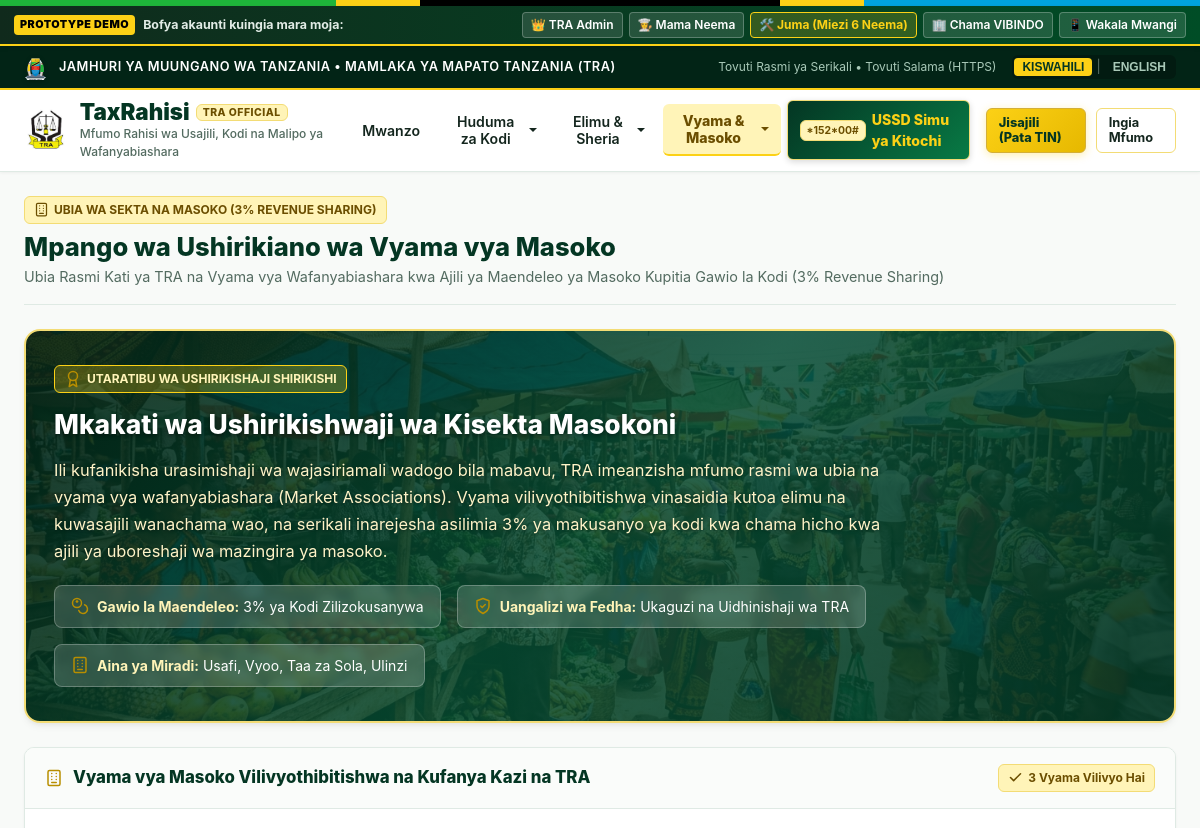
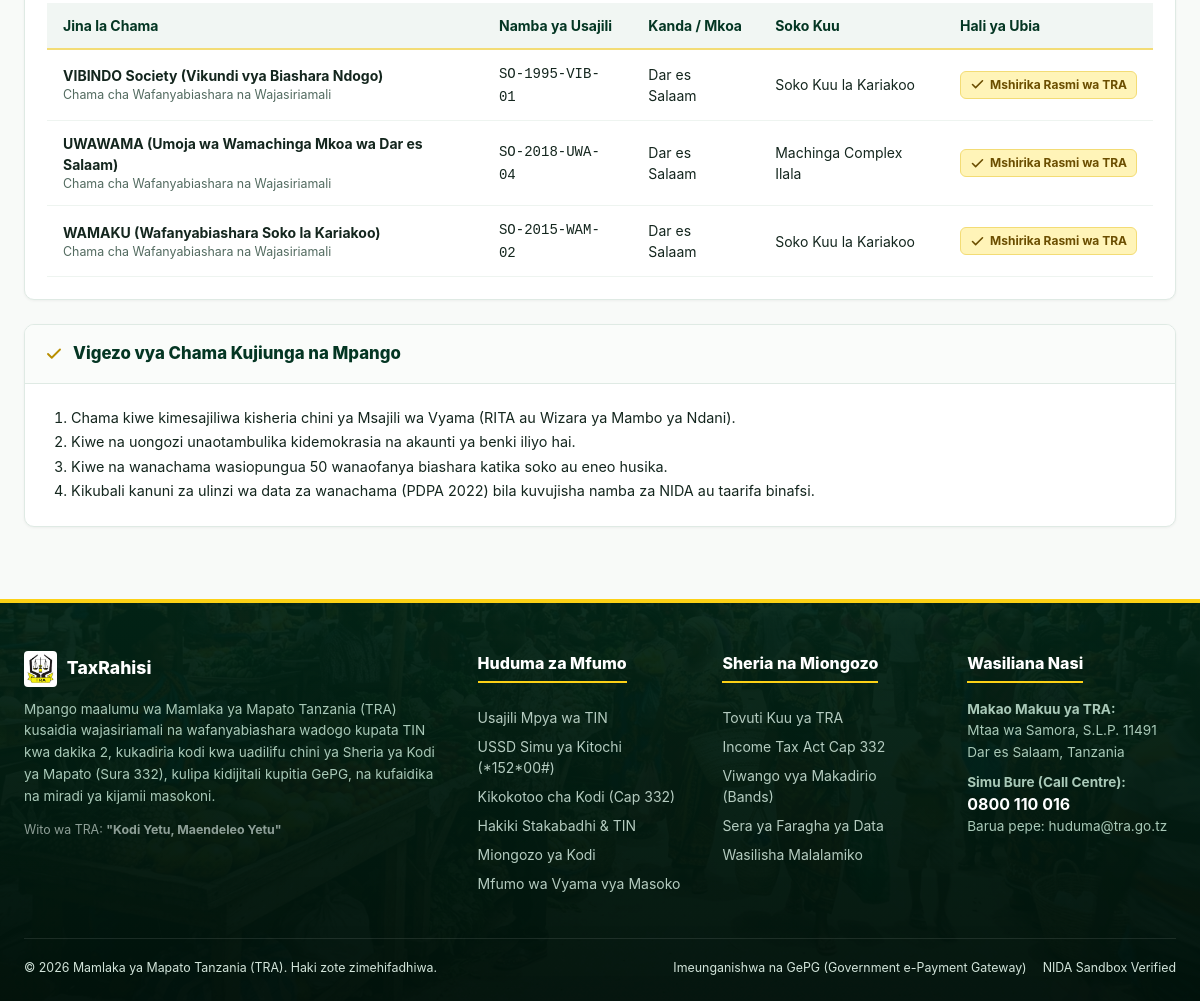
The page /associations on the database its author committed (2 pictures, top to bottom).
### database.py (models this page shows)
class Association(Base):
    __tablename__ = "associations"
    id = Column(Integer, primary_key=True)
    name = Column(String(150), unique=True, nullable=False)
    code = Column(String(30), unique=True, nullable=False) # e.g. VIBINDO, UWAWAMA
    registration_number = Column(String(80), unique=True, nullable=False)
    association_type = Column(String(80), default="Informal Sector Trade Union")
    region_id = Column(Integer, ForeignKey("regions.id"), nullable=False)
    district_id = Column(Integer, ForeignKey("districts.id"), nullable=False)
    market_id = Column(Integer, ForeignKey("markets.id"), nullable=True)
    contact_person = Column(String(120), nullable=False)
    phone_number = Column(String(30), nullable=False)
    email = Column(String(120), nullable=True)
    bank_name = Column(String(100), nullable=True)
    bank_account_number = Column(String(60), nullable=True)
    status = Column(String(30), default="Pending Verification") # Pending Verification, Approved, Active, Suspended, Rejected
    revenue_share_pct = Column(Float, default=3.0)
    created_at = Column(DateTime, default=datetime.datetime.utcnow)
    region = relationship("Region")
    district = relationship("District")
    market = relationship("Market")
    members = relationship("AssociationMember", back_populates="association")
    agents = relationship("AssociationAgent", back_populates="association")

class Region(Base):
    __tablename__ = "regions"
    id = Column(Integer, primary_key=True)
    name = Column(String(80), unique=True, nullable=False)
    code = Column(String(10), unique=True, nullable=False) # e.g. DSM, MZA, ARS
    created_at = Column(DateTime, default=datetime.datetime.utcnow)

class Market(Base):
    __tablename__ = "markets"
    id = Column(Integer, primary_key=True)
    name = Column(String(120), nullable=False)
    region_id = Column(Integer, ForeignKey("regions.id"), nullable=False)
    district_id = Column(Integer, ForeignKey("districts.id"), nullable=False)
    market_type = Column(String(50), default="Formal Market") # Street, Formal Market, Crafts Centre, Bodaboda Stand
    estimated_traders = Column(Integer, default=500)
    created_at = Column(DateTime, default=datetime.datetime.utcnow)
    region = relationship("Region")
    district = relationship("District")

### routes/public.py (the view)
@public_bp.route('/associations-programme', endpoint='associations_programme')
@public_bp.route('/associations', endpoint='associations')
def associations_programme():
    db = SessionLocal()
    try:
        associations = db.query(Association).filter(Association.status.in_(["Approved", "Active"])).all()
        return render_template('public/associations.html', associations=associations)
    finally:
        db.close()

### templates/public/associations.html (shortened to what this page needs)
{% extends "base.html" %}
{% from "macros/icons.html" import icon %}
{% block content %}
<div class="page-header">
    <div>
        <div class="badge badge-gold" style="margin-bottom:8px;">
            {{ icon('building', 'icon-sm') }} UBIA WA SEKTA NA MASOKO (3% REVENUE SHARING)
        </div>
        <h1 class="page-title">Mpango wa Ushirikiano wa Vyama vya Masoko</h1>
        <p class="page-subtitle">Ubia Rasmi Kati ya TRA na Vyama vya Wafanyabiashara kwa Ajili ya Maendeleo ya Masoko Kupitia Gawio la Kodi (3% Revenue Sharing)</p>
    </div>
</div>
<div class="card card-image-bg card-image-market">
    <div class="card-body" style="padding:34px 28px;">
        <div class="badge badge-gold" style="margin-bottom:12px; background:rgba(252, 209, 22, 0.25); border-color:var(--gold-accent); color:var(--gold-light);">
            {{ icon('award', 'icon-gold') }} UTARATIBU WA USHIRIKISHAJI SHIRIKISHI
        </div>
        <h2 style="font-size:1.65rem; font-weight:800; margin-bottom:12px;">Mkakati wa Ushirikishwaji wa Kisekta Masokoni</h2>
        <p style="font-size:1.025rem; line-height:1.65; max-width:850px; margin-bottom:20px;">
            Ili kufanikisha urasimishaji wa wajasiriamali wadogo bila mabavu, TRA imeanzisha mfumo rasmi wa ubia na vyama vya wafanyabiashara (Market Associations). Vyama vilivyothibitishwa vinasaidia kutoa elimu na kuwasajili wanachama wao, na serikali inarejesha asilimia 3% ya makusanyo ya kodi kwa chama hicho kwa ajili ya uboreshaji wa mazingira ya masoko.
        </p>
        <div style="display:flex; gap:16px; flex-wrap:wrap;">
            <div style="background:rgba(255,255,255,0.16); backdrop-filter:blur(4px); border:1px solid rgba(255,255,255,0.25); padding:10px 16px; border-radius:8px; font-size:0.875rem; display:flex; align-items:center; gap:8px;">
                {{ icon('coins', 'icon-gold') }}
                <span><strong style="color:var(--gold-light);">Gawio la Maendeleo:</strong> 3% ya Kodi Zilizokusanywa</span>
            </div>
            <div style="background:rgba(255,255,255,0.16); backdrop-filter:blur(4px); border:1px solid rgba(255,255,255,0.25); padding:10px 16px; border-radius:8px; font-size:0.875rem; display:flex; align-items:center; gap:8px;">
                {{ icon('shield', 'icon-gold') }}
                <span><strong style="color:var(--gold-light);">Uangalizi wa Fedha:</strong> Ukaguzi na Uidhinishaji wa TRA</span>
            </div>
            <div style="background:rgba(255,255,255,0.16); backdrop-filter:blur(4px); border:1px solid rgba(255,255,255,0.25); padding:10px 16px; border-radius:8px; font-size:0.875rem; display:flex; align-items:center; gap:8px;">
                {{ icon('building', 'icon-gold') }}
                <span><strong style="color:var(--gold-light);">Aina ya Miradi:</strong> Usafi, Vyoo, Taa za Sola, Ulinzi</span>
            </div>
        </div>
    </div>
</div>
<div class="card" style="margin-top:24px;">
    <div class="card-header">
        <h2 class="card-title">{{ icon('building', 'icon-gold') }} Vyama vya Masoko Vilivyothibitishwa na Kufanya Kazi na TRA</h2>
        <span class="badge badge-success">{{ icon('check', 'icon-sm') }} {{ associations|length }} Vyama Vilivyo Hai</span>
    </div>
    <div class="card-body">
        <div class="table-responsive">
            <table class="table">
                <thead>
                    <tr>
                        <th>Jina la Chama</th>
                        <th>Namba ya Usajili</th>
                        <th>Kanda / Mkoa</th>
                        <th>Soko Kuu</th>
                        <th>Hali ya Ubia</th>
                    </tr>
                </thead>
                <tbody>
                    {% for assoc in associations %}
                    <tr>
                        <td>
                            <strong>{{ assoc.name }}</strong>
                            <div style="font-size:0.775rem; color:var(--text-muted);">{{ assoc.description or 'Chama cha Wafanyabiashara na Wajasiriamali' }}</div>
                        </td>
                        <td><code>{{ assoc.registration_number }}</code></td>
                        <td>{{ assoc.region.name if assoc.region else 'Tanzania' }}</td>
                        <td>{{ assoc.market.name if assoc.market else 'Masoko Mbalimbali' }}</td>
                        <td>
                            <span class="badge badge-success">{{ icon('check', 'icon-sm') }} Mshirika Rasmi wa TRA</span>
                        </td>
                    </tr>
                    {% else %}
                    <tr>
                        <td colspan="5" style="text-align:center; color:var(--text-muted);">Hakuna vyama vilivyosajiliwa bado.</td>
                    </tr>
                    {% endfor %}
                </tbody>
            </table>
        </div>
    </div>
</div>
<div class="card">
    <div class="card-header">
        <h2 class="card-title">{{ icon('check', 'icon-gold') }} Vigezo vya Chama Kujiunga na Mpango</h2>
    </div>
    <div class="card-body" style="font-size:0.9rem; line-height:1.7; color:var(--text-main);">
        <ol style="margin-left:24px;">
            <li>Chama kiwe kimesajiliwa kisheria chini ya Msajili wa Vyama (RITA au Wizara ya Mambo ya Ndani).</li>
            <li>Kiwe na uongozi unaotambulika kidemokrasia na akaunti ya benki iliyo hai.</li>
            <li>Kiwe na wanachama wasiopungua 50 wanaofanya biashara katika soko au eneo husika.</li>
            <li>Kikubali kanuni za ulinzi wa data za wanachama (PDPA 2022) bila kuvujisha namba za NIDA au taarifa binafsi.</li>
        </ol>
    </div>
</div>
{% endblock %}

### templates/macros/icons.html (shortened to what this page needs)
{% macro icon(name, class="icon", size=18) %}
{% if name == 'users' %}
<svg class="{{ class }}" width="{{ size }}" height="{{ size }}" viewBox="0 0 24 24" fill="none" stroke="currentColor" stroke-width="2" stroke-linecap="round" stroke-linejoin="round">
  <path d="M17 21v-2a4 4 0 0 0-4-4H5a4 4 0 0 0-4 4v2"></path>
  <circle cx="9" cy="7" r="4"></circle>
  <path d="M23 21v-2a4 4 0 0 0-3-3.87"></path>
  <path d="M16 3.13a4 4 0 0 1 0 7.75"></path>
</svg>
{% elif name == 'user' %}
<svg class="{{ class }}" width="{{ size }}" height="{{ size }}" viewBox="0 0 24 24" fill="none" stroke="currentColor" stroke-width="2" stroke-linecap="round" stroke-linejoin="round">
  <path d="M20 21v-2a4 4 0 0 0-4-4H8a4 4 0 0 0-4 4v2"></path>
  <circle cx="12" cy="7" r="4"></circle>
</svg>
{% elif name == 'chart' %}
<svg class="{{ class }}" width="{{ size }}" height="{{ size }}" viewBox="0 0 24 24" fill="none" stroke="currentColor" stroke-width="2" stroke-linecap="round" stroke-linejoin="round">
  <line x1="18" y1="20" x2="18" y2="10"></line>
  <line x1="12" y1="20" x2="12" y2="4"></line>
  <line x1="6" y1="20" x2="6" y2="14"></line>
</svg>
{% elif name == 'coins' %}
<svg class="{{ class }}" width="{{ size }}" height="{{ size }}" viewBox="0 0 24 24" fill="none" stroke="currentColor" stroke-width="2" stroke-linecap="round" stroke-linejoin="round">
  <circle cx="8" cy="8" r="6"></circle>
  <path d="M18.09 10.37A6 6 0 1 1 10.34 18"></path>
  <path d="M7 6h2"></path>
  <path d="M8 5v2"></path>
</svg>
{% elif name == 'scale' %}
<svg class="{{ class }}" width="{{ size }}" height="{{ size }}" viewBox="0 0 24 24" fill="none" stroke="currentColor" stroke-width="2" stroke-linecap="round" stroke-linejoin="round">
  <path d="m16 16 3-8 3 8c-.87.65-1.92 1-3 1s-2.13-.35-3-1Z"></path>
  <path d="m2 16 3-8 3 8c-.87.65-1.92 1-3 1s-2.13-.35-3-1Z"></path>
  <path d="M7 21h10"></path>
  <path d="M12 3v18"></path>
  <path d="M3 7h2c2 0 5-1 7-2 2 1 5 2 7 2h2"></path>
</svg>
{% elif name == 'shield' %}
<svg class="{{ class }}" width="{{ size }}" height="{{ size }}" viewBox="0 0 24 24" fill="none" stroke="currentColor" stroke-width="2" stroke-linecap="round" stroke-linejoin="round">
  <path d="M12 22s8-4 8-10V5l-8-3-8 3v7c0 6 8 10 8 10z"></path>
  <path d="m9 12 2 2 4-4"></path>
</svg>
{% elif name == 'card' %}
<svg class="{{ class }}" width="{{ size }}" height="{{ size }}" viewBox="0 0 24 24" fill="none" stroke="currentColor" stroke-width="2" stroke-linecap="round" stroke-linejoin="round">
  <rect x="2" y="5" width="20" height="14" rx="2"></rect>
  <line x1="2" y1="10" x2="22" y2="10"></line>
</svg>
{% elif name == 'phone' %}
<svg class="{{ class }}" width="{{ size }}" height="{{ size }}" viewBox="0 0 24 24" fill="none" stroke="currentColor" stroke-width="2" stroke-linecap="round" stroke-linejoin="round">
  <rect x="5" y="2" width="14" height="20" rx="2" ry="2"></rect>
  <line x1="12" y1="18" x2="12.01" y2="18"></line>
</svg>
{% elif name == 'award' %}
<svg class="{{ class }}" width="{{ size }}" height="{{ size }}" viewBox="0 0 24 24" fill="none" stroke="currentColor" stroke-width="2" stroke-linecap="round" stroke-linejoin="round">
  <circle cx="12" cy="8" r="6"></circle>
  <path d="M15.477 12.89 17 22l-5-3-5 3 1.523-9.11"></path>
</svg>
{% elif name == 'check' %}
<svg class="{{ class }}" width="{{ size }}" height="{{ size }}" viewBox="0 0 24 24" fill="none" stroke="currentColor" stroke-width="2.5" stroke-linecap="round" stroke-linejoin="round">
  <polyline points="20 6 9 17 4 12"></polyline>
</svg>
{% elif name == 'message' %}
<svg class="{{ class }}" width="{{ size }}" height="{{ size }}" viewBox="0 0 24 24" fill="none" stroke="currentColor" stroke-width="2" stroke-linecap="round" stroke-linejoin="round">
  <path d="M21 15a2 2 0 0 1-2 2H7l-4 4V5a2 2 0 0 1 2-2h14a2 2 0 0 1 2 2z"></path>
</svg>
{% elif name == 'building' %}
<svg class="{{ class }}" width="{{ size }}" height="{{ size }}" viewBox="0 0 24 24" fill="none" stroke="currentColor" stroke-width="2" stroke-linecap="round" stroke-linejoin="round">
  <rect x="4" y="2" width="16" height="20" rx="2" ry="2"></rect>
  <line x1="9" y1="6" x2="9.01" y2="6"></line>
  <line x1="15" y1="6" x2="15.01" y2="6"></line>
  <line x1="9" y1="10" x2="9.01" y2="10"></line>
  <line x1="15" y1="10" x2="15.01" y2="10"></line>
  <line x1="9" y1="14" x2="9.01" y2="14"></line>
  <line x1="15" y1="14" x2="15.01" y2="14"></line>
  <line x1="9" y1="18" x2="15" y2="18"></line>
</svg>
{% elif name == 'clock' %}
<svg class="{{ class }}" width="{{ size }}" height="{{ size }}" viewBox="0 0 24 24" fill="none" stroke="currentColor" stroke-width="2" stroke-linecap="round" stroke-linejoin="round">
  <circle cx="12" cy="12" r="10"></circle>
  <polyline points="12 6 12 12 16 14"></polyline>
</svg>
{% else %}
<svg class="{{ class }}" width="{{ size }}" height="{{ size }}" viewBox="0 0 24 24" fill="none" stroke="currentColor" stroke-width="2" stroke-linecap="round" stroke-linejoin="round">
  <circle cx="12" cy="12" r="10"></circle>
</svg>
{% endif %}
{% endmacro %}

### rows shown on the page
Association: name "VIBINDO Society (Vikundi vya Biashara Ndogo)", description "Chama cha Wafanyabiashara na Wajasiriamali", registration_number "SO-1995-VIB-01", region "Dar es Salaam", market "Soko Kuu la Kariakoo", {{ size }} 18 (drawn)
Association: name "UWAWAMA (Umoja wa Wamachinga Mkoa wa Dar es Salaam)", description "Chama cha Wafanyabiashara na Wajasiriamali", registration_number "SO-2018-UWA-04", region "Dar es Salaam", market "Machinga Complex Ilala", {{ size }} 18 (drawn)
Association: name "WAMAKU (Wafanyabiashara Soko la Kariakoo)", description "Chama cha Wafanyabiashara na Wajasiriamali", registration_number "SO-2015-WAM-02", region "Dar es Salaam", market "Soko Kuu la Kariakoo", {{ size }} 18 (drawn)

### other values the page prints
{{ associations|length }} "3"
